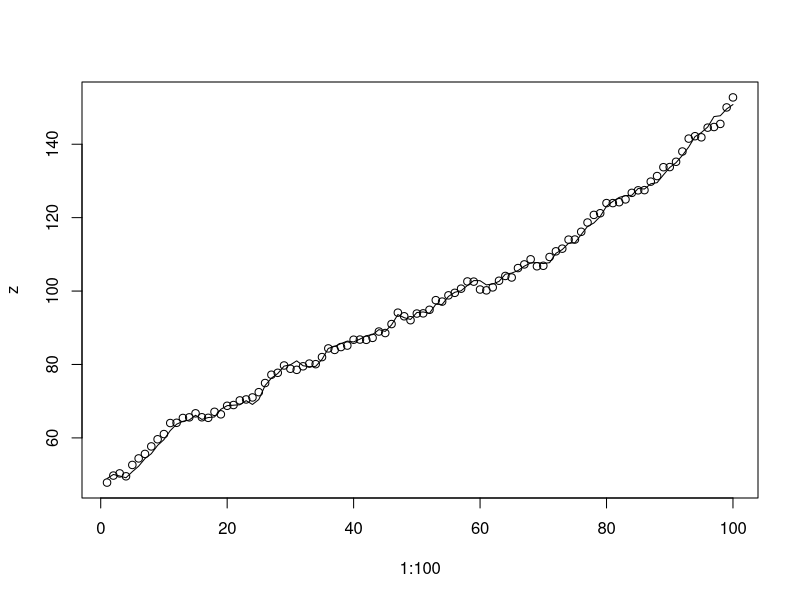
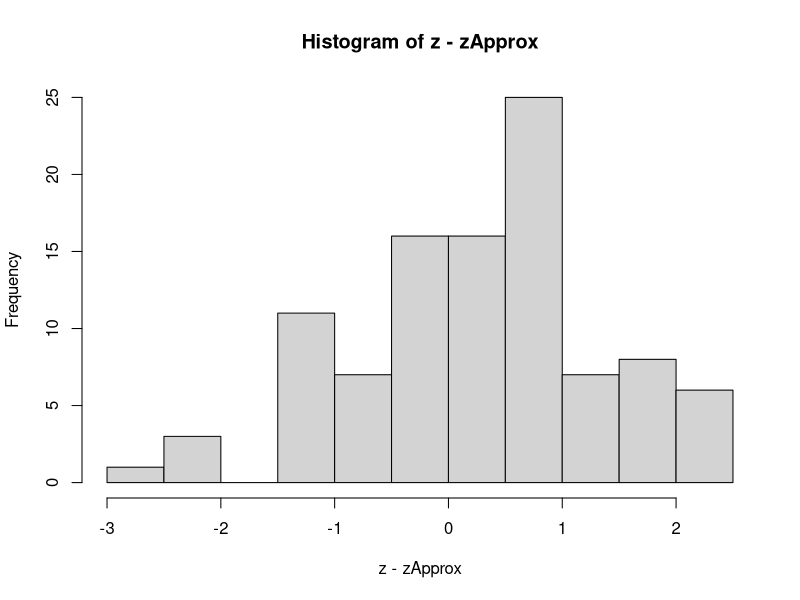

Source code (R) for these figures, in order: (Note: this script raises an error after producing the figures.)
emissionFunction <- function(z, ufd, sdE){
  if (ufd < 1/3){
    return(rnorm(1, z, sdE))
  } else if (ufd > 2/3) {
    return(rnorm(1, z-1, sdE))
  } else {
    return(rnorm(1, z+1, sdE))
  }
}

transitionFunction <- function(z, ufd, sdT){
  if (ufd < 1/3){
    return(rnorm(1, z, sdT))
  } else if (ufd > 2/3) {
    return(rnorm(1, z+1, sdT))
  } else {
    return(rnorm(1, z+2, sdT))
  }
}

SSM <- function(steps, sdE){
  x <- rep(-1,100)
  z <- rep(-1,100)
  T <- steps
  
  # initial state
  z[1] <- runif(1,0,100)
  
  udfE <- runif(100,0,1)
  udfT <- runif(100,0,1)
  
  # first emission
  x[1] <- emissionFunction(z[1], udfE[1], 1)
  
  for (t in 2:T){
    #transition
    z[t] <- transitionFunction(z[t-1], udfT[t], 1)
    #emission
    x[t] <- emissionFunction(z[t], udfE[t], sdE)
  }
  return(list(z, x))
}

sdE <- 1

result <- SSM(100, sdE)

z <- result[[1]]

x <- result[[2]]

zApprox <- matrix(0, 1, 100) 

weights <- rep(0, 100)

particles <- matrix(0, 100, 101)

particles[,1] <- runif(100,1,100) # zt^m

### Loopen

for (s in 1:100){ # s for step
  ufdE <- runif(100,0,1)
  for (p in 1:100){ # p for particle
    weights[p] <- dnorm(x[s], mean = emissionFunction(particles[p, s], ufdE[p], sdE), sd = sdE)
  }
  weights <- weights/sum(weights) # normalize
  zApprox[s] <- sum(weights*particles[,s]) # approximate z
  
  ufdT <- runif(100,0,1) # random variables for transition
  for (i in 1:100){ # i for iteration
    particles[i, s+1] <- rnorm(1, mean = transitionFunction(zApprox[s], ufdT[i], sdE), sd=sdE)
  }
}

plot(1:100, z)
lines(1:100, zApprox)

hist(z-zApprox)

installed.packages(reshape2)
library(reshape2)
plot(melt(particles)[,2:3])
